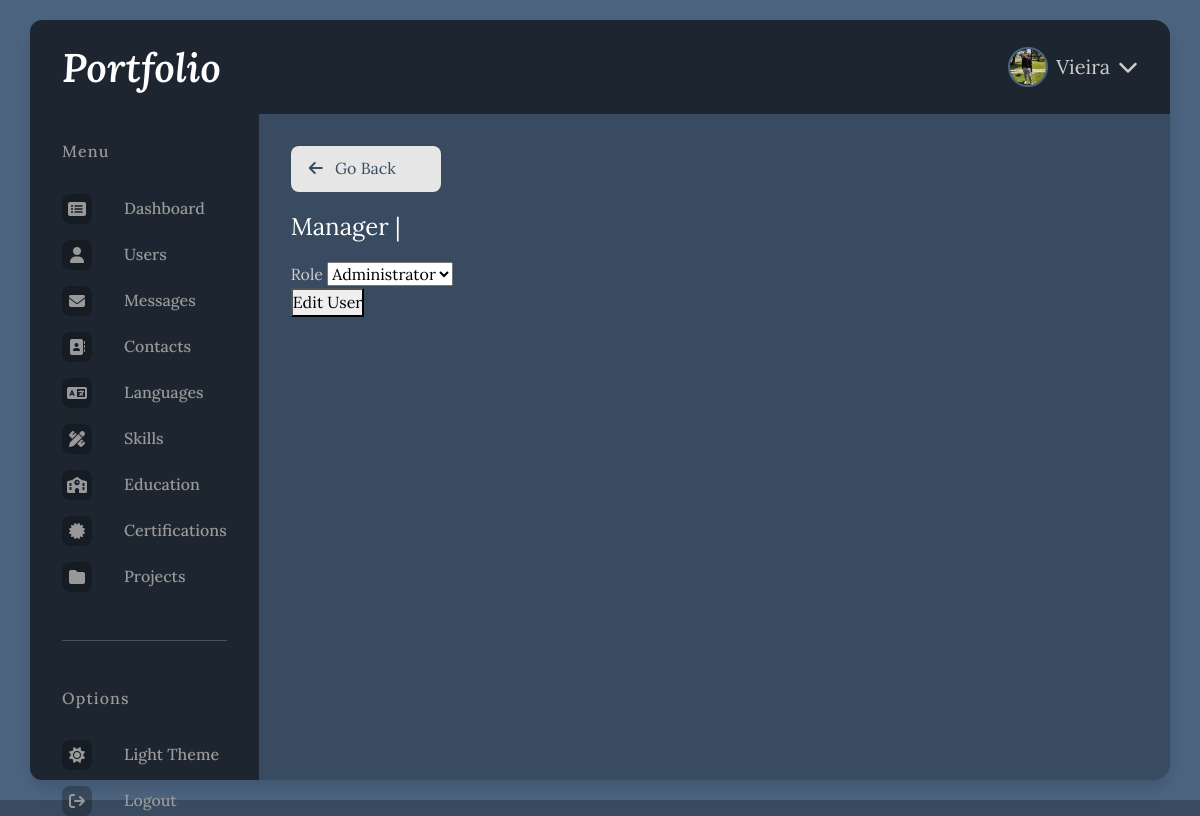
Page /pages/users/edit_user.php (signed in) on the committed database.
### tables this page shows
CREATE TABLE tblSection (
    id              int primary key auto_increment,
    section         varchar(50),
    icon            varchar(50)
);

CREATE TABLE tblUser (
    id              int primary key auto_increment,
    username        varchar(100),
    email           varchar(100),
    pass            varchar(100),
    imgPath         varchar(255),
    dtCreated       datetime default current_timestamp,
    role            int default 2,
    foreign key (role) references tblRole(id)
);

### utils/utils.php (the view, shortened to what this page needs)
<?php
function printUserRolesSelect ($conn, $userRole) {
    $sql = "SELECT * FROM tblRole";
    $stmt = $conn->prepare($sql);
    $stmt->execute();
    while($row = $stmt->fetch(PDO::FETCH_ASSOC)) {
        if($row['id'] == $userRole) {
            echo "<option value=" .$row['id']. " selected='selected'>".$row['name']."</option>";
        } else {
            echo "<option value=" .$row['id']. ">".$row['name']."</option>";
        }
    }
}
?>

### components/sidebar.php (shortened to what this page needs)
<div id="sidebar">
    <a href="../dashboard/" class="sidebar-brand">Portfolio</a>
    <nav class="sidebar-tabs">
        <h5 class="sidebar-title">Menu</h5>
        <?php
        $sqlManagerSection = "SELECT s.section, s.icon FROM tblUser AS u, tblSection AS s, tblManagerSectionAccess AS msa WHERE u.id = msa.idManager AND s.id = msa.idSection AND u.id = :id";
        $sqlAdminSection = "SELECT * FROM tblSection";
        if($_SESSION['role'] == 1) {
            $stmt = $conn->prepare($sqlAdminSection);
        } else if ($_SESSION['role'] == 2) {
            $stmt = $conn->prepare($sqlManagerSection);
            $stmt->bindParam(':id', $_SESSION['id'], PDO::PARAM_INT);
        }
        $stmt->execute();
        if($stmt->rowCount() > 0) {
            while ($section = $stmt->fetch(PDO::FETCH_ASSOC)) { ?>
        <a href="../<?php echo strtolower($section['section']); ?>/" class="sidebar-link">
            <div class="sidebar-link-icon"><i class="fa-regular <?php echo $section['icon']; ?>"></i></i>
            </div>
            <span><?php echo $section['section'] ?></span>
        </a>
        <?php } } ?>
    </nav>
    <hr>
    <div class="sidebar-tabs">
        <h5 class="sidebar-title">Options</h5>
        <a href="#" class="sidebar-link" id="toggleLight">
            <div class="sidebar-link-icon">
                <i class="fa-regular" id="toggleLightIcon"></i>
            </div>
            <span id="toggleLightLabel">Light Theme</span>
        </a>
        <a href=" ?logout" class="sidebar-link">
            <div class="sidebar-link-icon">
                <i class="fa-regular fa-arrow-right-from-bracket"></i>
            </div>
            <span>Logout</span>
        </a>
    </div>
</div>

### components/navbar.php (shortened to what this page needs)
<?php
$sql = "SELECT * FROM tblUser WHERE id = :id";
$stmt = $conn->prepare($sql);
$stmt->bindParam(':id', $_SESSION['id'], PDO::PARAM_INT);
$stmt->execute();
$user = $stmt->fetch(PDO::FETCH_ASSOC);
?>
<div id="navbar">
    <div class="navbar-section navbar-user">
        <div class="navbar-dropdown" id="navbar-dropdown">
            <img src="../../assets/images/<?php echo $user['imgPath']; ?>" class="navbar-img" alt="">
            <div class="navbar-dropdown-title"><?php echo $_SESSION['username']; ?></div>
            <i class="fa-regular fa-chevron-down"></i>
        </div>
    </div>
</div>

### assets/styles/main.css (style rules this page uses)
:root { --primary-variant: hsl(212, 25%, 15%); --primary: hsl(212, 25%, 30%); --secondary: hsl(212, 25%, 40%); --tertiary: hsl(212, 25%, 60%); --title-color: hsl(0, 0%, 100%); --subtitle-color: hsl(0, 0%, 90%); --text-color: hsl(0, 0%, 80%); --muted-color: hsl(0, 0%, 60%); --ff-base: 'Lora', serif; --fw-regular: 400; --fw-semibold: 500; --fw-bold: 600; --shadow: 0 0.5rem 1rem rgb(0 0 0 / 15%); --rounded-sm: .5rem; --rounded-md: .75rem; --rounded-lg: 1000vmax; }
* { padding: 0; margin: 0; box-sizing: border-box; outline: none; transition: all .2s; font-family: var(--ff-base); }
html { scroll-behavior: smooth; }
a { color: var(--tertiary); text-decoration: none; }
body { background-color: var(--primary); font-size: 1rem; font-weight: 400; line-height: 1.6; min-height: 100vh; }

### assets/styles/sidebar.css (style rules this page uses)
#sidebar { max-width: 300px; height: 100%; padding: 2rem; padding-top: 1rem; display: flex; flex-direction: column; background-color: var(--primary-variant); border-top-left-radius: .75rem; border-bottom-left-radius: .75rem; }
#sidebar a, #sidebar a:hover, #sidebar a:focus { text-decoration: none; }
#sidebar .sidebar-brand-sm, #sidebar .sidebar-brand { color: var(--title-color); font-size: 2.5rem; font-weight: var(--fw-bold); font-style: italic; padding-bottom: .65rem; transition: color .2s; }
.sidebar-tabs { color: var(--muted-color); display: flex; flex-direction: column; gap: 1rem; flex-grow: 2; justify-content: flex-start; height: auto; margin: 2rem 0; }
.sidebar-title { font-size: 1rem; letter-spacing: 0.07rem; margin-bottom: 1rem; }
a.sidebar-link { display: flex; flex-direction: row; gap: 2rem; color: var(--muted-color); font-weight: var(--fw-semibold); font-size: 1rem; transition: background-color .2s ease; }
.sidebar-link .sidebar-link-icon { background-color: rgba(0,0,0,.25); width: 30px; height: 30px; border-radius: .5rem; display: grid; place-items: center; }
.sidebar-link i, .sidebar-link span { align-self: center; }

### assets/styles/navbar.css (style rules this page uses)
#navbar { display: flex; align-items: center; flex-direction: row; padding: 2rem; gap: 2rem; background-color: var(--primary-variant); border-top-right-radius: 1rem; }
.navbar-section { flex-grow: 1; min-height: 30px; font-size: 1.25rem; }
.navbar-user { display: flex; flex-direction: row; justify-content: flex-end; align-items: center; gap: 1rem; }
.navbar-img { width: 40px; border-radius: 50%; border: 2px solid var(--secondary); }
.navbar-dropdown { display: flex; flex-direction: row; gap: .5rem; align-items: center; cursor: pointer; position: absolute; user-select: none; }

### rows in the picture
tblsection: section "Dashboard"
tblsection: section "Users"
tblsection: section "Messages"
tblsection: section "Contacts"
tblsection: section "Languages"
tblsection: section "Skills"
tblsection: section "Education"
tblsection: section "Certifications"
tblsection: section "Projects"
tbluser: imgPath (picture)

### other values in the picture
$_SESSION['username'] "Vieira"
form field role "Administrator"
